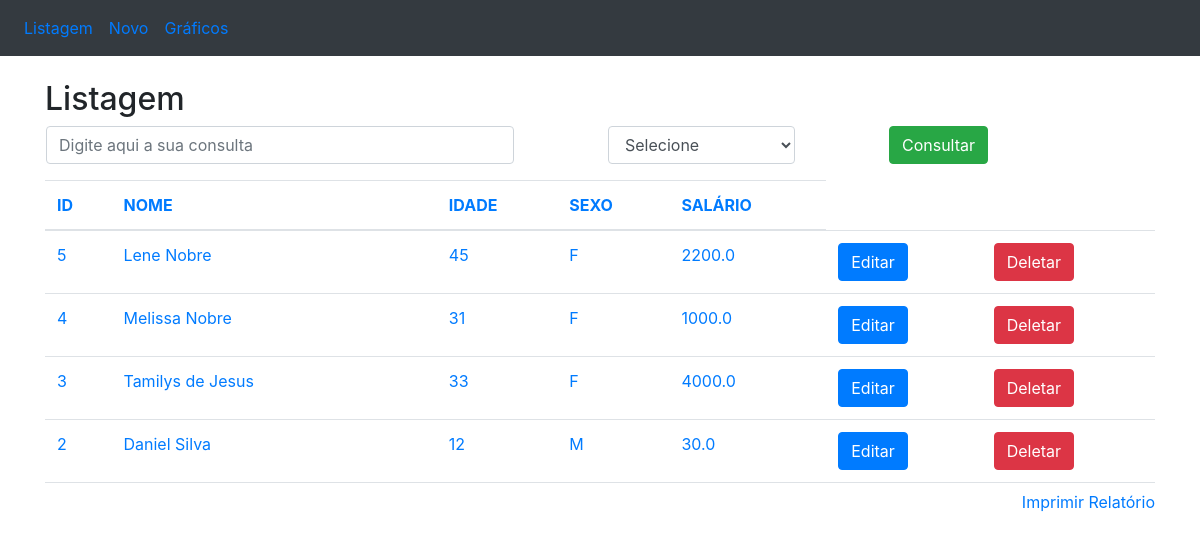
Page /ordenacao/id/id on the committed database.
### app/models/tables.py (models this page shows, shortened)
class Pessoa(db.Model):
    __tablename__ = 'pessoas'
    id = db.Column(db.Integer, primary_key=True)
    nome = db.Column(db.String(100), nullable=False)
    idade = db.Column(db.Integer)
    sexo = db.Column(db.String(1))
    salario = db.Column(db.Float)

### app/controllers/default.py (the view)
@app.route('/ordenacao/<campo>/<ordem_anterior>')
def ordenacao(campo='id', ordem_anterior=''):
    if campo == 'id':
        if ordem_anterior == campo:
            pessoas = Pessoa.query.order_by(Pessoa.id.desc()).all()
        else:
            pessoas = Pessoa.query.order_by(Pessoa.id).all()
    elif campo == 'nome':
        if ordem_anterior == campo:
            pessoas = Pessoa.query.order_by(Pessoa.nome.desc()).all()
        else:
            pessoas = Pessoa.query.order_by(Pessoa.nome).all()
    elif campo == 'idade':
        if ordem_anterior == campo:
            pessoas = Pessoa.query.order_by(Pessoa.idade.desc()).all()
        else:
            pessoas = Pessoa.query.order_by(Pessoa.idade).all()
    elif campo == 'sexo':
        if ordem_anterior == campo:
            pessoas = Pessoa.query.order_by(Pessoa.sexo.desc()).all()
        else:
            pessoas = Pessoa.query.order_by(Pessoa.sexo).all()
    elif campo == 'salario':
        if ordem_anterior == campo:
            pessoas = Pessoa.query.order_by(Pessoa.salario.desc()).all()
        else:
            pessoas = Pessoa.query.order_by(Pessoa.salario).all()
    else:
        pessoas = Pessoa.query.order_by(Pessoa.id).all()
    return render_template('listagem.html', pessoas=pessoas, ordem=campo)

### app/templates/listagem.html (shortened to what this page needs)
<!DOCTYPE html>
<html lang="pt-br">
<head>
    <link rel="stylesheet" href="https://maxcdn.bootstrapcdn.com/bootstrap/4.3.1/css/bootstrap.min.css">
</head>
<body>
    <nav class="navbar navbar-expand-sm bg-dark">
        <ul class="navbar-nav">
            <li class="nav-item">
                <a class="nav-link" href="/listagem">Listagem</a>
            </li>
            <li class="nav-item">
                <a class="nav-link" href="/insercao">Novo</a>
            </li>
            <li class="nav-item">
                <a class="nav-link" href="/graficos">Gráficos</a>
            </li>
        </ul>
    </nav>
    <br>
    <div class="container">
        <h2>Listagem</h2>
        <form action="/consulta" method="POST" name="frm_consulta" class="ml-3">
            <div class="form-group">
                <div class="row">
                    <input type="text" class="form-control col-md-5" name="consulta" placeholder="Digite aqui a sua consulta">
                    <spa class="col-md-1"></spa>
                    <select class="form-control col-md-2" name="campo">
                        <option value="">Selecione</option>
                    </select>
                    <spa class="col-md-1"></spa>
                    <button type="submit" class="btn btn-success">Consultar</button>
                </div>
            </div>
        </form>
        <div style="overflow:scroll; height:310px; width:100%" align="center">
            <table class="table">
                <thead>
                    <tr>
                        <th scope="col">
                            <a href="/ordenacao/id/{{ ordem }}">ID</a>
                        </th>
                        <th scope="col">
                            <a href="/ordenacao/nome/{{ ordem }}">NOME</a>
                        </th>
                        <th scope="col">
                            <a href="/ordenacao/idade/{{ ordem }}">IDADE</a>
                        </th>
                        <th scope="col">
                            <a href="/ordenacao/sexo/{{ ordem }}">SEXO</a>
                        </th>
                        <th scope="col">
                            <a href="/ordenacao/salario/{{ ordem }}">SALÁRIO</a>
                        </th>
                    </tr>
                </thead>
                <tbody>
                    {% for pessoa in pessoas %}
                        <tr>
                            <td nowrap="true">
                                <a href="/selecao/{{ pessoa.id }}">{{ pessoa.id }}</a>
                            </td>
                            <td nowrap="true">
                                <a href="/selecao/{{ pessoa.nome }}">{{ pessoa.nome }}</a>
                            </td>
                            <td nowrap="true">
                                <a href="/selecao/{{ pessoa.idade }}">{{ pessoa.idade }}</a>
                            </td>
                            <td nowrap="true">
                                <a href="/selecao/{{ pessoa.sexo }}">{{ pessoa.sexo }}</a>
                            </td>
                            <td nowrap="true">
                                <a href="/selecao/{{ pessoa.salario }}">{{ pessoa.salario }}</a>
                            </td>
                            <td>
                                <a href="/edicao/{{ pessoa.id }}" class="btn btn-primary" role="button">Editar</a>
                            </td>
                            <td>
                                <a href="/delecao/{{ pessoa.id }}" class="btn btn-danger" role="button">Deletar</a>
                            </td>
                        </tr>
                    {% endfor %}
                </tbody>
            </table>
        </div>
        <a href="#" style="float:right" onclick="relatorio()">Imprimir Relatório</a>
    </div>
</body>
</html>

### rows in the picture
Pessoa: id "5", nome "Lene Nobre", idade "45", sexo "F", salario "2200.0"
Pessoa: id "4", nome "Melissa Nobre", idade "31", sexo "F", salario "1000.0"
Pessoa: id "3", nome "Tamilys de Jesus", idade "33", sexo "F", salario "4000.0"
Pessoa: id "2", nome "Daniel Silva", idade "12", sexo "M", salario "30.0"
